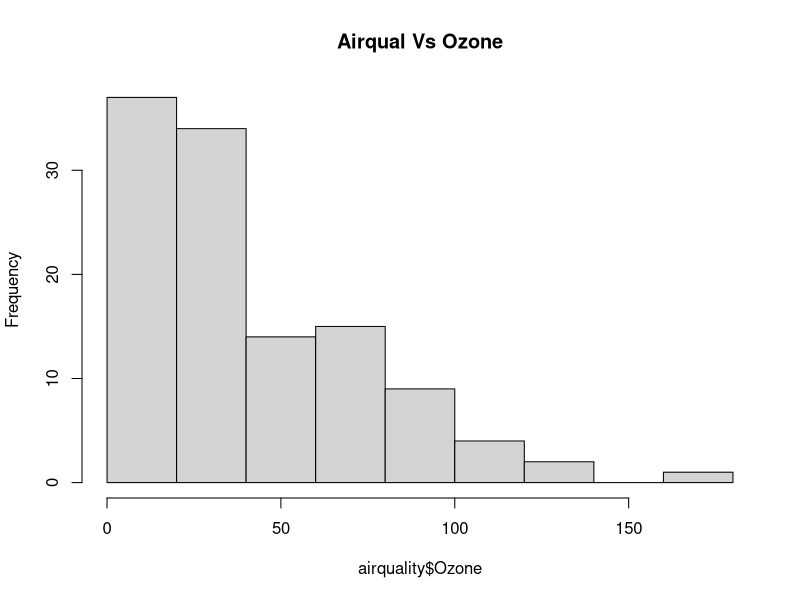
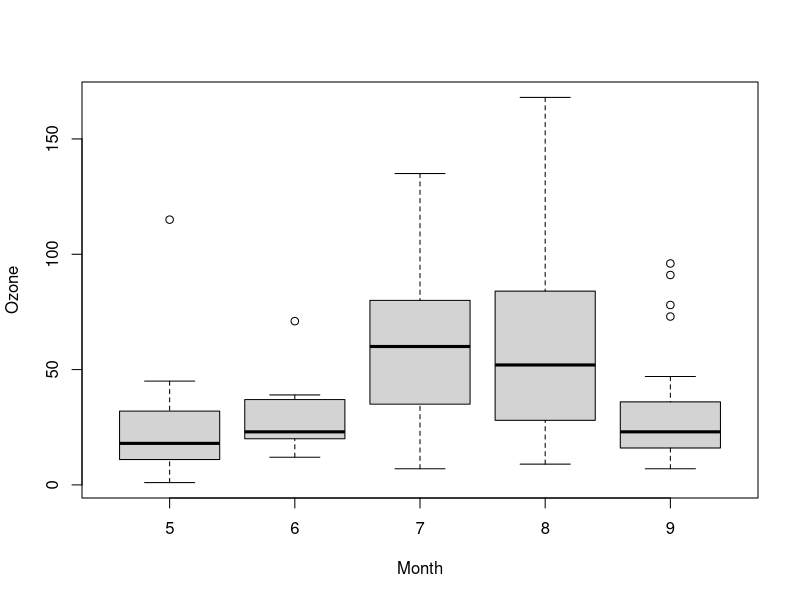
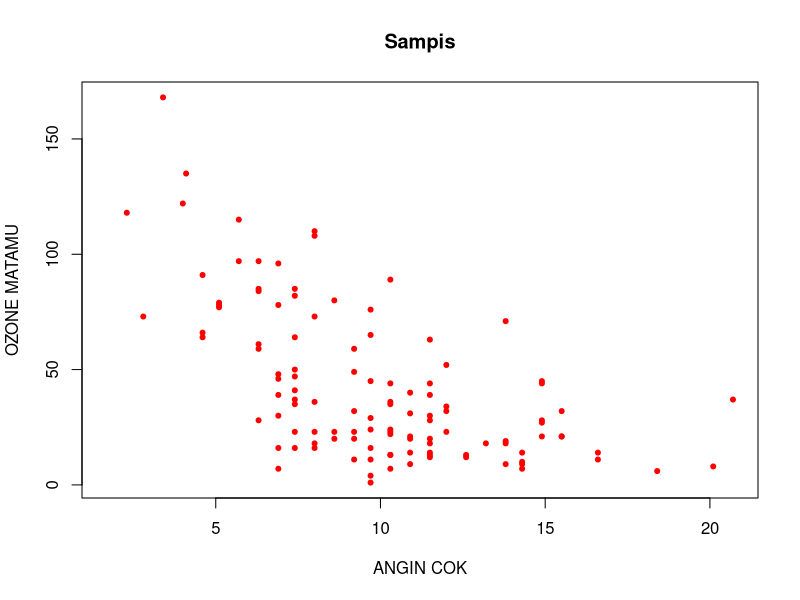
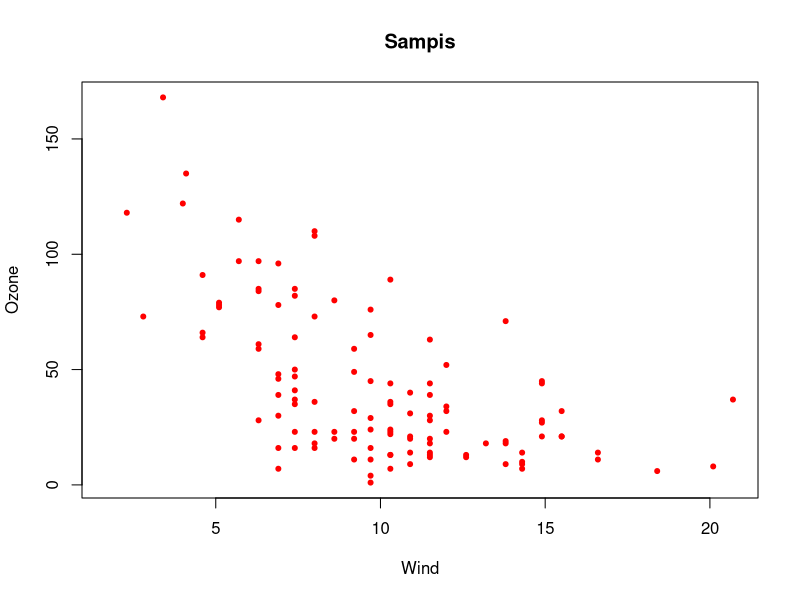
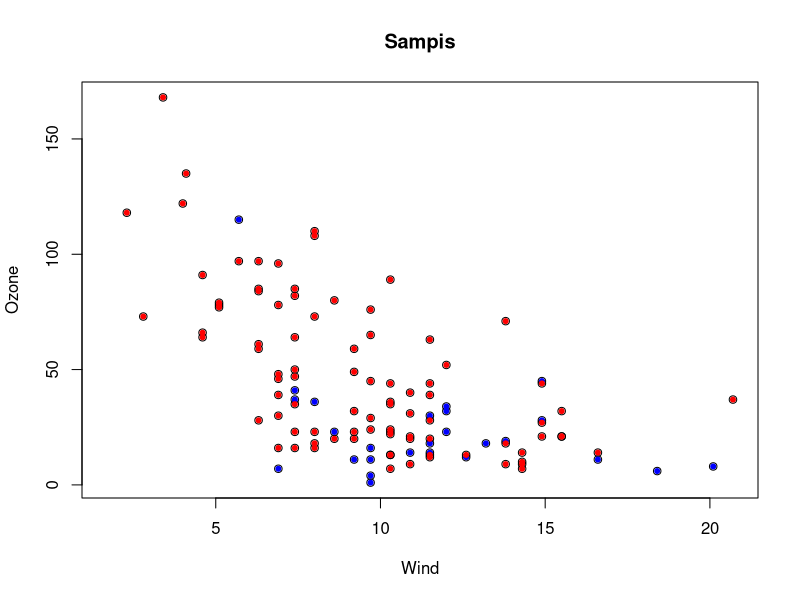
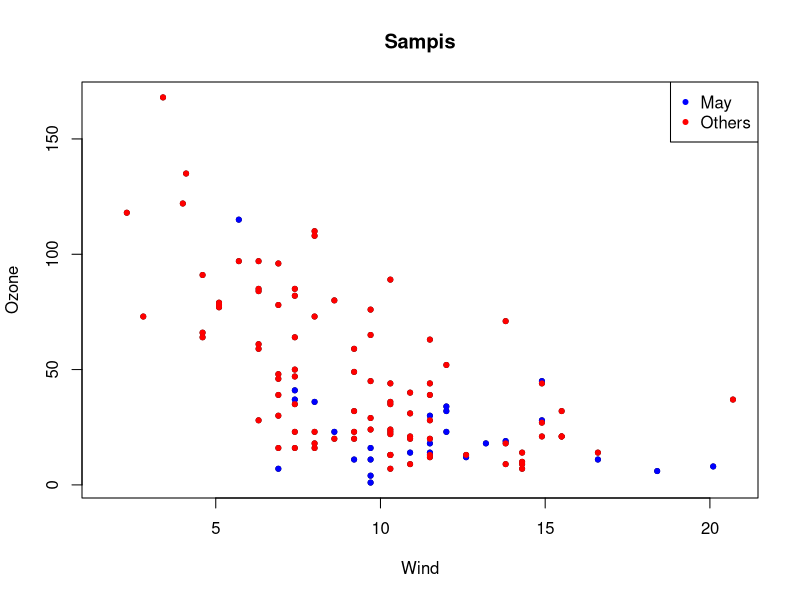
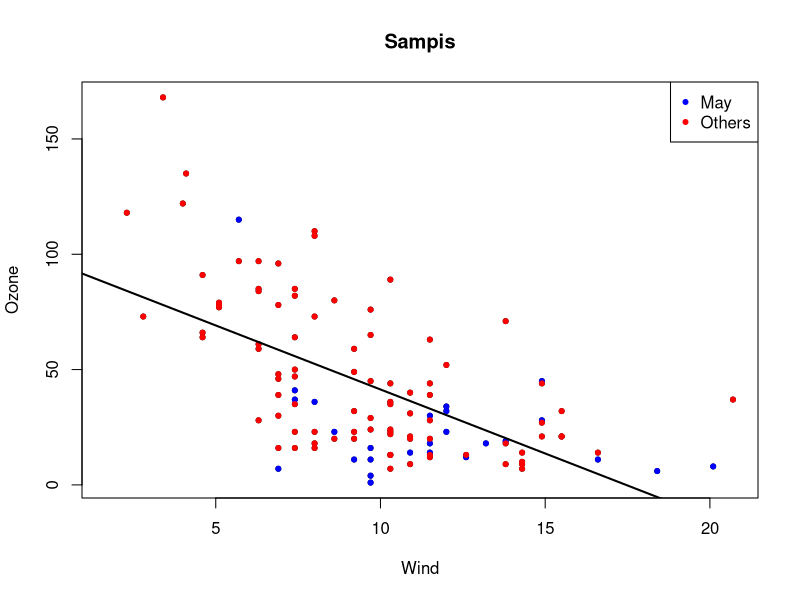
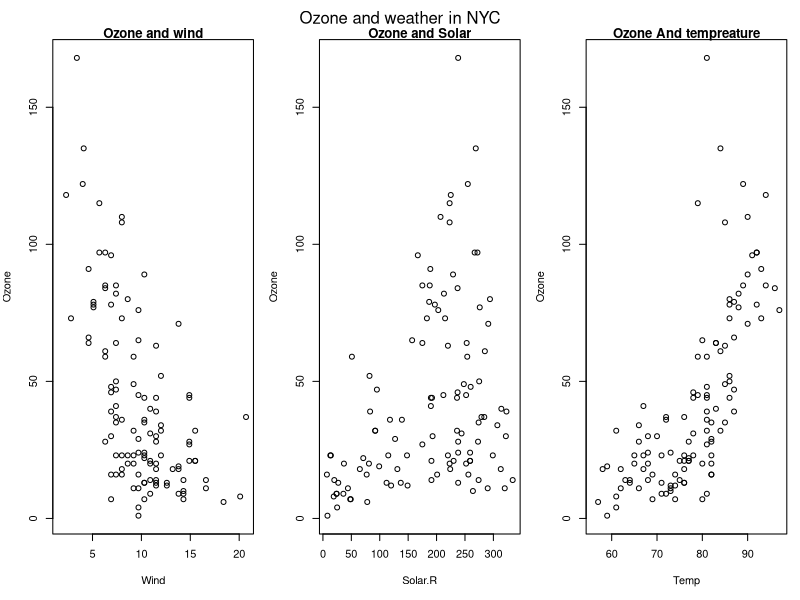

Write the R code that produced these figures, in order.
setwd("D:\\Books\\Exploratory-Data-Analysis-with-R\\7.The Base Plotting System")

data("airquality")
#Histogram#
hist(airquality$Ozone , main ="Airqual Vs Ozone" )

#Boxplot#
airquality$Month

airquality = transform(airquality ,Month = factor(Month))
boxplot(Ozone ~ Month , airquality ,xlab = "Month" , ylab="Ozone")
factor(airquality$Month)

#Scatter Plot#

with(airquality , {
  plot(Wind,Ozone , col = "red" , pch =20,
       xlab = "ANGIN COK" , ylab = "OZONE MATAMU")
  title("Sampis")
})
#10.3 Some Important Base Par() check#
par('lty') # Default
par("col")#Default
par("pch") # Default

#For Global
par("mar")
par("bg")


#10.4 Base Plotting Func#

with(airquality , 
     {
       plot(Wind,Ozone , col ="red" , pch =20)
       title("Sampis")
     })
## Doing Subset and plotting it down
with(airquality,{
  plot(Wind,Ozone , main = "Sampis" , pch=21)
})
with(subset(airquality,Month == 5) , points(Wind,Ozone,col = 'blue' , pch =20))
with(subset(airquality, Month != 5), points(Wind,Ozone,col = "red" , pch = 20))
# Or you can do dis

with(airquality,{
  plot(Wind,Ozone , pch = 20 , main = "Sampis" )
  with(subset(airquality, Month == 5),points(Wind,Ozone,col = "blue" , pch = 20))
  with(subset(airquality, Month != 5) ,points(Wind,Ozone,col = 'red' , pch = 20))
  legend("topright",pch = 20 ,col = c("blue","red") ,legend = c("May","Others"))
  })

#10.5 Base Plot With Regression Line#

with(airquality,{
  plot(Wind,Ozone , pch = 20 , main = "Sampis" )
  with(subset(airquality, Month == 5),points(Wind,Ozone,col = "blue" , pch = 20))
  with(subset(airquality, Month != 5) ,points(Wind,Ozone,col = 'red' , pch = 20))
  abline(lm(Ozone~Wind),lwd = 2)
  legend("topright",pch = 20 ,col = c("blue","red") ,legend = c("May","Others"))
})

## As we can See Negative Correlation ,

#10.6# Multiple Base Plots

par(mfrow = c(1,3) , mar = c(4,4,1,1) , oma =c(1,0,2,0))

with(airquality , {
  plot(Wind,Ozone , main = "Ozone and wind")
  plot(Solar.R,Ozone, main = "Ozone and Solar")
  plot(Temp , Ozone , main = "Ozone And tempreature")
  mtext("Ozone and weather in NYC" , outer = T)
})
